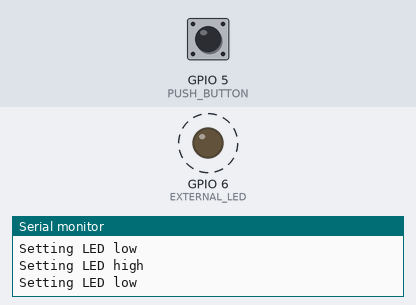
This sketch was run on a simulated ESP32-S3. Shown: output pins drawn as LEDs (lit = HIGH), the last lines printed to the serial monitor. Dashed ring = blinking. Inputs (shaded band) come from the test bench; at power-on: GPIO 5 (PUSH_BUTTON) HIGH.

Above: at 2.8 s.
2.9 s: GPIO 5 (PUSH_BUTTON) pulled LOW for 3.2 s
At 6.6 s:
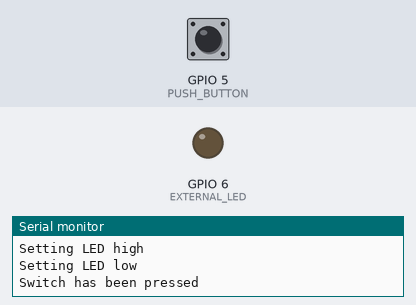
7.6 s: GPIO 5 (PUSH_BUTTON) pulled LOW for 1.2 s
At 8.9 s:
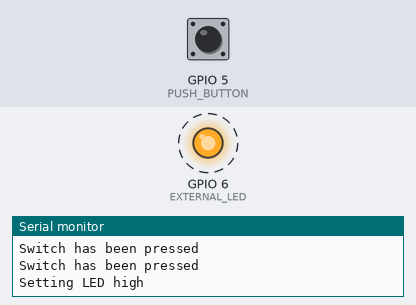
Timing chart, 0 to 18.6 s (numbered marks = the images above; inputs shaded):
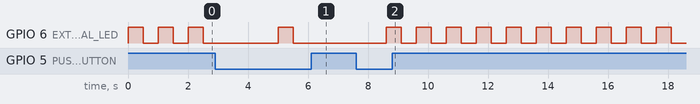

The sketch:

02-blinking-led-button.ino
```cpp
#define PUSH_BUTTON 5
#define EXTERNAL_LED 6

bool useInternalLED = true;

// the setup function runs once when you press reset or power the board
void setup() {
  pinMode(PUSH_BUTTON, INPUT_PULLUP);
  pinMode(EXTERNAL_LED, OUTPUT);
}

// the loop function runs over and over again forever
void loop() {
  if (digitalRead(PUSH_BUTTON) == LOW) {
    Serial.printf("Switch has been pressed \n");
    useInternalLED = !useInternalLED;
    delay(1000);
  }

  if (useInternalLED) {
    Serial.printf("Setting LED high\n");
    digitalWrite(EXTERNAL_LED, HIGH);
    delay(500);

    Serial.printf("Setting LED low\n");
    digitalWrite(EXTERNAL_LED, LOW);
    delay(500);
  }
}
```

Measured:
- after the input at 7.6 s, GPIO 6 (EXTERNAL_LED): alternates HIGH for 0.50 s and LOW for 0.50 s, starting after 1.0 s
